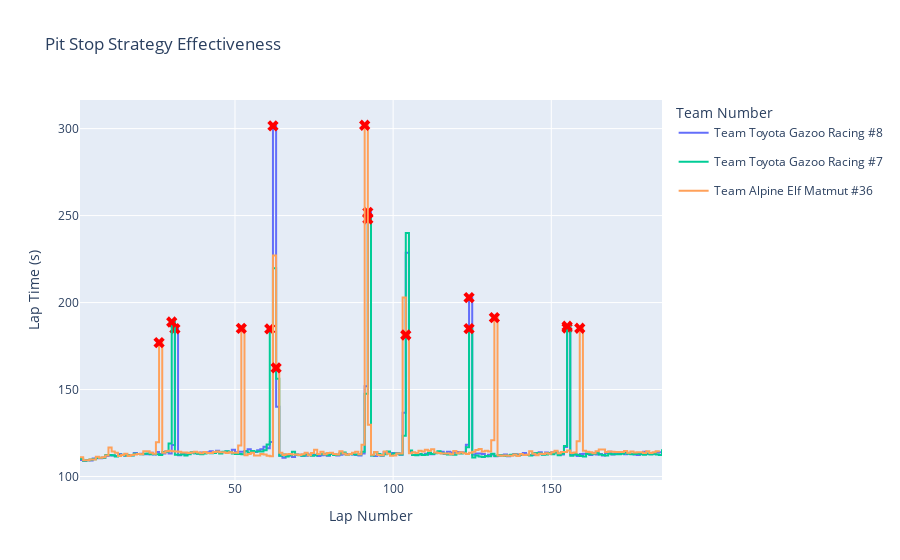

The code cell stored with this chart in its notebook:
### Markdown cell above
## Pit Stop Strategy Effictiveness

### Code cell
import plotly.graph_objects as go

fig = go.Figure()

for team in Bahrain_6["team_no"].unique():
    team_df = Bahrain_6[Bahrain_6["team_no"] == team]

    fig.add_trace(go.Scatter(
        x=team_df["lap_number"],
        y=team_df["lap_time_s"],
        mode="lines",
        line=dict(shape="hv"),
        name=f"Team {team}",
        legendgroup=str(team),  
        showlegend=True
    ))

    pit_laps = team_df[team_df["pit_time_sec"].notna() & (team_df["pit_time_sec"] > 0)]
    fig.add_trace(go.Scatter(
        x=pit_laps["lap_number"],
        y=pit_laps["lap_time_s"],
        mode="markers",
        marker=dict(size=10, symbol="x", color="red"),
        name="Pit Stop",
        legendgroup=str(team),  
        showlegend=False        
    ))

fig.update_layout(
    title="Pit Stop Strategy Effectiveness",
    xaxis_title="Lap Number",
    yaxis_title="Lap Time (s)",
    legend_title="Team Number"
)

fig.show()

### Figure 1 — Plotly figure (JSON) as saved in the notebook; plotly's stock layout.template omitted (floating-point values rounded to 4 significant figures; data arrays with more than 128 entries replaced by an {"elided": "..."} marker saying what was removed)
{"data": [{"legendgroup": "Toyota Gazoo Racing #8", "line": {"shape": "hv"}, "mode": "lines", "name": "Team Toyota Gazoo Racing #8", "showlegend": true, "type": "scatter", "x": {"elided": "185 int values"}, "y": {"elided": "185 float values"}}, {"legendgroup": "Toyota Gazoo Racing #8", "marker": {"color": "red", "size": 10, "symbol": "x"}, "mode": "markers", "name": "Pit Stop", "showlegend": false, "type": "scatter", "x": [31, 62, 92, 124, 155], "y": [185.0, 301.5, 251.9, 202.8, 185.4]}, {"legendgroup": "Toyota Gazoo Racing #7", "line": {"shape": "hv"}, "mode": "lines", "name": "Team Toyota Gazoo Racing #7", "showlegend": true, "type": "scatter", "x": {"elided": "185 int values"}, "y": {"elided": "185 float values"}}, {"legendgroup": "Toyota Gazoo Racing #7", "marker": {"color": "red", "size": 10, "symbol": "x"}, "mode": "markers", "name": "Pit Stop", "showlegend": false, "type": "scatter", "x": [30, 61, 92, 124, 155], "y": [188.8, 184.9, 248.0, 185, 186.4]}, {"legendgroup": "Alpine Elf Matmut #36", "line": {"shape": "hv"}, "mode": "lines", "name": "Team Alpine Elf Matmut #36", "showlegend": true, "type": "scatter", "x": {"elided": "184 int values"}, "y": {"elided": "184 float values"}}, {"legendgroup": "Alpine Elf Matmut #36", "marker": {"color": "red", "size": 10, "symbol": "x"}, "mode": "markers", "name": "Pit Stop", "showlegend": false, "type": "scatter", "x": [26, 52, 63, 91, 104, 132, 159], "y": [177.0, 185.2, 162.4, 301.9, 181.3, 191.3, 185.2]}], "layout": {"legend": {"title": {"text": "Team Number"}}, "title": {"text": "Pit Stop Strategy Effectiveness"}, "xaxis": {"title": {"text": "Lap Number"}}, "yaxis": {"title": {"text": "Lap Time (s)"}}}}
